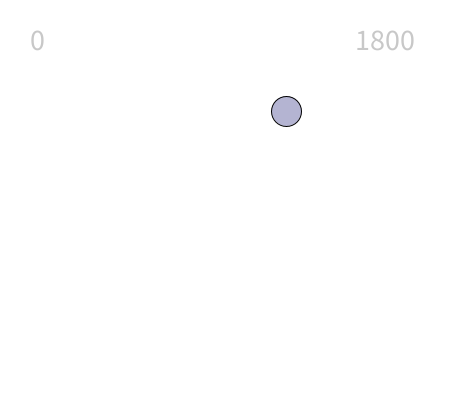
Frame 1 (no input)
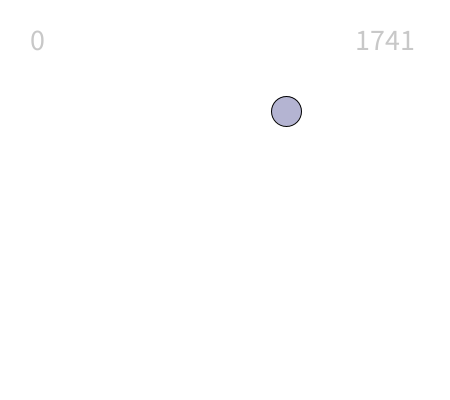
Frame 60 (the mouse pressed at the canvas centre just before this capture)
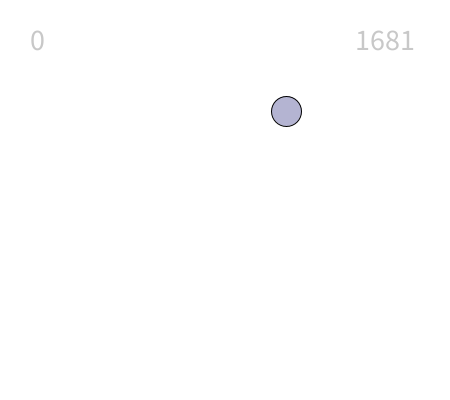
Frame 120 (the mouse held since frame 60 and released just before this capture)

The Processing sketch that drew these frames (run headless with seeded random() and noise(); from frame 60 on, the mouse is pressed at the canvas centre):

// Processing sketch: A9_dot
// ── A9_dot.pde
// Daihan Zhu  D48ZHU

float t = 30; // ellipse height & width

int number = 0; // number counter: user defined global variables

float a = random(15, 435); // ellipse x position
float b = random(15, 385); // ellipse y position

boolean over = false;

int duration = 1800; // count down timer
int timer = duration; // timer duration

void setup() {
  size(450, 400);
}

void draw() {

  background(255);

  // draw the special dot
  fill(180, 180, 210);
  ellipse(a, b, t, t); //Drawing shapes and using drawing attributes

  // back ground dots that creates distraction
  if (number >= 5) {
    for (int i = 0; i < 5; i++) {    
      strokeWeight(1); // stroke weight
      fill(255, 215, 0); // gold
    }
    if (number >= 5 && number < 10) {
      delay(500);
    }
    if (number >= 10 ) {
      fill(mouseX, mouseY, 200);
    }
    dot(random(0, width), random(0, height)); // background dot 1
    dot(random(0, width), random(0, height)); // background dot 2
    dot(random(0, width), random(0, height)); // background dot 3
  }

  // image processing 
  if (number >= 10) {
    loadPixels();
    // loops
    for (int y = 0; y < height; y++) {
      for (int x = 0; x < width; x++) {

        int i = x + y * width;
        color pixelColour = pixels[i];

        float r = red(pixelColour);
        float g = green(pixelColour);
        float b = blue(pixelColour);

        // black spot light following the mouse
        float d = dist(mouseX, mouseY, x, y);
        float f = map(d, 0, 80, 1.0, 0); // mapping
        pixels[i] = color(r * f, g * f, b * f);
      }
    }
    updatePixels();
  }

  // score display
  textSize(30);
  fill(200); // grey
  text(number, 30, 50); // upper left corner

  // count down display
  textSize(30);
  fill(200);
  text(timer, 355, 50);

  // once you hit 20 dots within the set time, you win
  if (number >= 20) {
    over = true;
    fill(0);
    rect(0, 0, 450, 400);
    fill(255);
    text("YOU WIN!", 155, 205);
  } 

  timer--;
  // if timer runs out of time, you lose 
  if (timer < 0) {
    over = true;
    fill(0);
    rect(0, 0, 450, 400);
    fill(255);
    text("YOU LOST", 155, 205);
  } else {
    over = false;
  }

  // special dot appears in random location 
  // Conditionals
  if (t <= 0 && t <= 0) {
    // random dot location
    a = random(15, 435); 
    b = random(15, 385);
  }
}

// circle hit test 
boolean circleHitTest(float pX, float pY, float cX, float cY, float radius) {
  // calculate distance from pX, pY  to centre of circle
  float d = myDist(pX, pY, cX, cY);

  // if it's less than radius, there will be a hit
  if (d < radius) {
    return true;
  } else {
    return false;
  }
} 

// circle hit test
float myDist(float pX, float pY, float qX, float qY) {
  float a = pX - qX;
  float b = pY - qY;
  float d = sqrt((a * a) + (b * b));  
  return d;
}

// event functions
void mousePressed() {

  // when mouse pressed, the special dot will appear in a new location
  if (circleHitTest(mouseX, mouseY, a, b, t / 2)) {
    a = random(15, 435); 
    b = random(15, 385);

    // score count will increase by 1
    number = number + 1;
  }
}
// user defined functions
void dot(float xPosition, float yPosition) {
  // draw dot
  ellipse(xPosition, yPosition, 30, 30);
}
// ── readme.pde
/*
VIDEO
https://www.youtube.com/watch?v=zIC1KfT1pm8&feature=youtu.be

INSTRUCTIONS

in this game, your goal is to find the special purple dot and click on it
but many elements will pervent you from winning the game. So try and get to 20 dots before
the timer runs out!

CODING QUALITY AND DESIGN

Througout this course, I have gained so much more knowledge and skills in coding 
that I feel very comfortable expanding to other areas. In this assignmnet, I combined
together many things I've learned and utilized it in my code, and built upon it 
from what I've learned. I feel that my coding style have been more perfected throughtout
the term, and I can block my code better as well, so it can be understood better by me 
and others alike.

The part i'm most pround of is figure out the ways I can layer the different effects onto
other parts of the code, for example, some part of it slows down, and its intentional as it's
part of the idea of the game. I think overall it is very simple idea and design, but the
organizations of the code is well done in my opinion. 


RELEASE
I <Daihan Zhu> grant permission to CS 105 course staff to use
my Assignment 9 program and video for the purpose of promoting CS 105.
(if you don't grant permission, erase the line above)

*/
